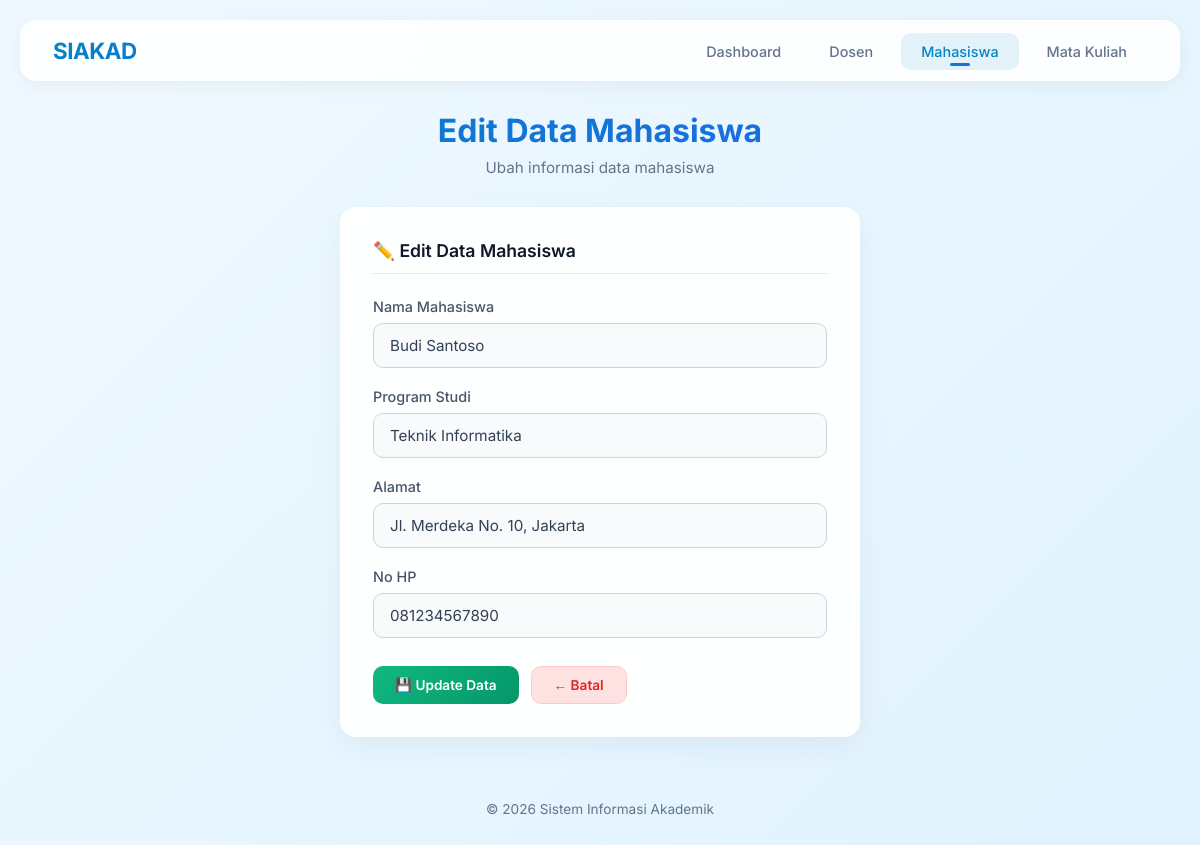
/editmahasiswa.php?npm=230411001, run on the app's committed database.
### tables this page shows
CREATE TABLE IF NOT EXISTS t_mahasiswa (
    npm INT PRIMARY KEY,
    namaMhs VARCHAR(50),
    prodi VARCHAR(25),
    alamat VARCHAR(70),
    noHP VARCHAR(25)
);

### editmahasiswa.php (the view, shortened to what this page needs)
<?php
  include 'koneksi.php';
  if (isset($_GET['npm'])) {
    $npm = ($_GET["npm"]);
    $query = "SELECT * FROM t_mahasiswa WHERE npm='$npm'";
    $result = mysqli_query($link, $query);
    $data = mysqli_fetch_assoc($result);
  } else {
    header("location:viewmahasiswa.php");
    exit;
  }
?>
<!DOCTYPE html>
<html lang="id">
<head>
    <link rel="stylesheet" href="style.css">
</head>
<body>
    <nav class="navbar">
        <div class="brand">SIAKAD <span>| Sistem Informasi Akademik</span></div>
        <ul class="nav-links">
            <li><a href="index.php">Dashboard</a></li>
            <li><a href="viewdosen.php">Dosen</a></li>
            <li><a href="viewmahasiswa.php" class="active">Mahasiswa</a></li>
            <li><a href="viewmatakuliah.php">Mata Kuliah</a></li>
        </ul>
    </nav>
    <div class="page-header fade-in">
        <h1>Edit Data Mahasiswa</h1>
        <p>Ubah informasi data mahasiswa</p>
    </div>
    <div class="card form-card fade-in">
        <div class="form-title">✏️ Edit Data Mahasiswa</div>
        <form action="proses_editmahasiswa.php" method="post">
            <div class="form-group">
                <label for="namaMhs">Nama Mahasiswa</label>
                <input type="text" name="namaMhs" id="namaMhs" value="<?php echo $data['namaMhs']; ?>" required>
            </div>
            <div class="form-group">
                <label for="prodi">Program Studi</label>
                <input type="text" name="prodi" id="prodi" value="<?php echo $data['prodi']; ?>" required>
            </div>
            <div class="form-group">
                <label for="alamat">Alamat</label>
                <input type="text" name="alamat" id="alamat" value="<?php echo $data['alamat']; ?>" required>
            </div>
            <div class="form-group">
                <label for="noHP">No HP</label>
                <input type="tel" name="noHP" id="noHP" value="<?php echo $data['noHP']; ?>" required>
            </div>
            <div class="form-actions">
                <button type="submit" name="edit" class="btn btn-success">💾 Update Data</button>
                <a href="viewmahasiswa.php" class="btn btn-danger">← Batal</a>
            </div>
        </form>
    </div>
    <div class="footer">
        &copy; <?php echo date('Y'); ?> Sistem Informasi Akademik
    </div>
</body>
</html>

### style.css (style rules this page uses)
* { margin: 0; padding: 0; box-sizing: border-box; }
body { font-family: 'Inter', sans-serif; background: linear-gradient(135deg, #f0f9ff 0%, #e0f2fe 100%); min-height: 100vh; color: #334155; padding: 20px; }
.navbar { background: rgba(255, 255, 255, 0.9); backdrop-filter: blur(20px); border: 1px solid rgba(255, 255, 255, 0.5); border-radius: 16px; padding: 16px 32px; margin-bottom: 30px; display: flex; justify-content: space-between; align-items: center; box-shadow: 0 4px 20px rgba(0, 0, 0, 0.05); }
.navbar .brand { font-size: 1.4rem; font-weight: 700; background: linear-gradient(135deg, #0284c7 0%, #2563eb 100%); -webkit-background-clip: text; -webkit-text-fill-color: transparent; background-clip: text; letter-spacing: -0.5px; }
.navbar .brand span { font-weight: 400; opacity: 0.7; }
.nav-links { display: flex; gap: 8px; list-style: none; }
.nav-links a { text-decoration: none; color: #64748b; padding: 10px 20px; border-radius: 10px; font-size: 0.9rem; font-weight: 500; transition: all 0.3s cubic-bezier(0.4, 0, 0.2, 1); position: relative; }
.nav-links a:hover, .nav-links a.active { color: #0284c7; background: rgba(2, 132, 199, 0.1); }
.nav-links a.active::after { content: ''; position: absolute; bottom: 4px; left: 50%; transform: translateX(-50%); width: 20px; height: 3px; background: linear-gradient(135deg, #0284c7, #2563eb); border-radius: 2px; }
.page-header { text-align: center; margin-bottom: 30px; }
.page-header h1 { font-size: 2rem; font-weight: 700; background: linear-gradient(135deg, #0284c7 0%, #2563eb 100%); -webkit-background-clip: text; -webkit-text-fill-color: transparent; background-clip: text; margin-bottom: 8px; }
.page-header p { color: #64748b; font-size: 0.95rem; }
.card { background: rgba(255, 255, 255, 0.95); backdrop-filter: blur(20px); border: 1px solid rgba(255, 255, 255, 0.8); border-radius: 16px; padding: 32px; box-shadow: 0 10px 30px rgba(0, 0, 0, 0.05); max-width: 900px; margin: 0 auto; }
.card.form-card { max-width: 520px; }
.btn { display: inline-flex; align-items: center; gap: 6px; text-decoration: none; padding: 10px 22px; border-radius: 10px; font-family: 'Inter', sans-serif; font-weight: 600; font-size: 0.85rem; cursor: pointer; border: none; transition: all 0.3s cubic-bezier(0.4, 0, 0.2, 1); }
.btn-success { background: linear-gradient(135deg, #10b981 0%, #059669 100%); color: #fff; }
.btn-danger { background: #fee2e2; color: #dc2626; border: 1px solid #fecaca; }
.form-group { margin-bottom: 20px; }
.form-group label { display: block; margin-bottom: 8px; font-weight: 500; font-size: 0.9rem; color: #475569; }
.form-group input[type="text"], .form-group input[type="number"], .form-group input[type="tel"], .form-group select { width: 100%; padding: 12px 16px; border-radius: 10px; border: 1px solid #cbd5e1; background: #f8fafc; color: #334155; font-family: 'Inter', sans-serif; font-size: 0.95rem; outline: none; transition: all 0.3s; }
.form-group input::placeholder { color: #94a3b8; }
.form-title { font-size: 1.1rem; font-weight: 600; color: #0f172a; margin-bottom: 24px; padding-bottom: 12px; border-bottom: 1px solid #e2e8f0; }
.form-actions { display: flex; gap: 12px; margin-top: 28px; }
.footer { text-align: center; padding: 24px; margin-top: 40px; color: #64748b; font-size: 0.85rem; }
.fade-in { animation: fadeIn 0.5s ease; }

### data on the page
t_mahasiswa: namaMhs "Budi Santoso", prodi "Teknik Informatika", alamat "Jl. Merdeka No. 10, Jakarta", noHP "081234567890"
